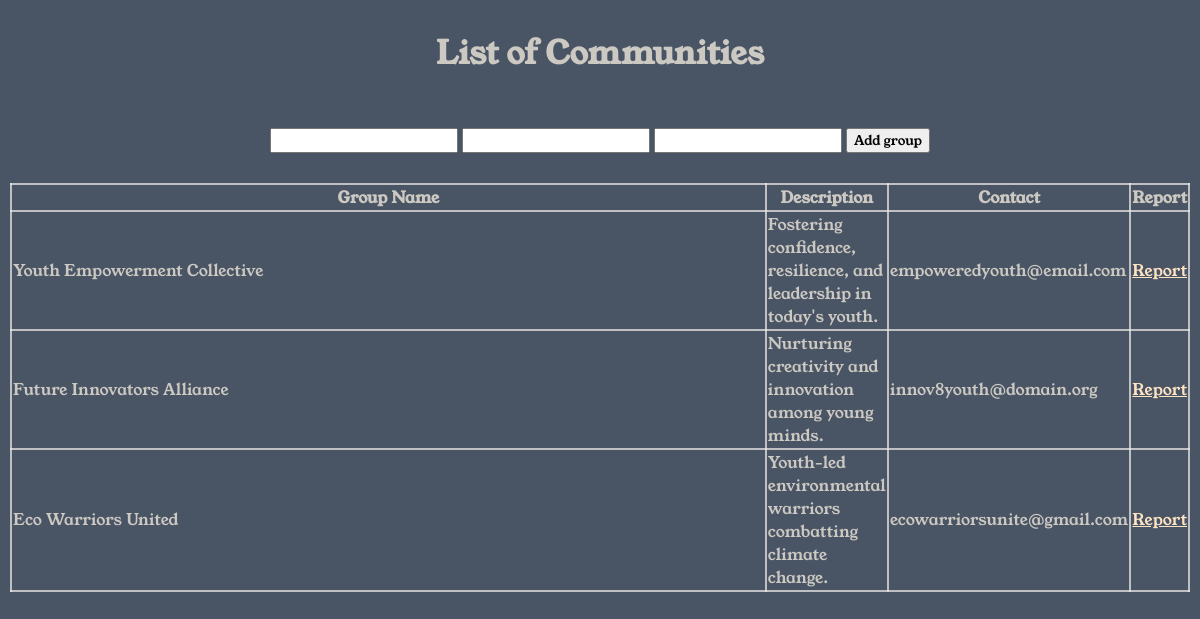
/index, run on the app's committed database.
### app.py (models this page shows, shortened)
class glist(db.Model):
    id = db.Column(db.Integer, primary_key=True)
    groupname = db.Column(db.String(200), nullable=False) #group name
    desc = db.Column(db.String(500), nullable=True) #description
    contact = db.Column(db.String(500), nullable=False) #group link
    date_created = db.Column(db.DateTime, default=datetime.utcnow)

### app.py (the view)
@app.route('/index',methods=['POST','GET'])
def index():
    if request.method=='POST':
        gname=request.form['gname']
        desc=request.form['desc']
        contact=request.form['contact']
        new_grp=glist(groupname=gname,desc=desc,contact=contact)
        try:
            db.session.add(new_grp)
            db.session.commit()
            return redirect('/index')
        except:
            return 'There was an issue adding your group'
    else:
        groupnames = glist.query.order_by(glist.date_created).all()
        return render_template('index.html',groupnames=groupnames)

### templates/index.html (shortened to what this page needs)
{%extends 'base.html'%}
{%block body%}
<div class="content">
    <h1>List of Communities</h1>
</div>
    {% if groupnames |length<1%}
    <h4>There are no one here yet. Be the first and add a community below!</h4>
    <div class="form">
        <form action="/index" method="POST">
            <input type="text" name="gname" id="gname" placeholder="Name">
            <input type="text" name="desc" id="desc" placeholder="Description">
            <input type="text" name="contact" id="contact" placeholder="Contact">
            <input type="submit" value="Add group">
        </form>
    </div>
    {%else%}
    <div class="form">
        <form action="/index" method="POST">
            <input type="text" name="gname" id="gname">
            <input type="text" name="desc" id="desc">
            <input type="text" name="contact" id="contact">
            <input type="submit" value="Add group">
        </form>
    </div>
    <table>
        <tr>
            <th>Group Name</th>
            <th>Description</th>
            <th>Contact</th>
            <th>Report</th>
        </tr>
        {% for group in groupnames %}
        <tr>
            <td>{{ group.groupname }}</td>
            <td>{{ group.desc }}</td>
            <td>{{ group.contact }}</td>
            <td>
                <a href="/delete/{{group.id}}">Report</a>
            </td>
        </tr>
        {% endfor %}
    </table>
    {% endif %}
{%endblock%}

### templates/base.html (shortened to what this page needs)
<!DOCTYPE html>
<html lang="en">
<head>
    <link rel="stylesheet" href="{{url_for('static',filename='main.css')}}">
</head>
<body>
    {%block body%}{%endblock%}
</body>
</html>

### static/main.css (style rules this page uses)
* { font-family: Font; }
body { margin: 0; font-family: sans-serif; color: #ccc8c2; background-color:#495565 ; }
.content { text-align: center; }
body { display: flex; height: 100%; padding:10px; margin: 0; flex-direction: column; align-items: center; justify-content: center; }
.form { padding: 30px; }
table,th,td { border: 2px solid; border-color: #efebe7b7; width: 100%; border-collapse: collapse; }
a { color:bisque; }
a:link { color: bisque; }

### data on the page
glist: groupname "Youth Empowerment Collective", desc "Fostering confidence, resilience, and leadership in today's youth.", contact "empoweredyouth@email.com"
glist: groupname "Future Innovators Alliance", desc "Nurturing creativity and innovation among young minds.", contact "innov8youth@domain.org"
glist: groupname "Eco Warriors United", desc "Youth-led environmental warriors combatting climate change.", contact "ecowarriorsunite@gmail.com"
